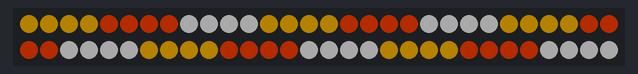
Bench run of a program on a simulated Raspberry Pi Pico running MicroPython. Parts: 60 RGB LEDs in strip order, left to right, continuing on the next row. Dim RGB values are drawn brighter than linear.

Above: at 0.01 s.
At 0.62 s:
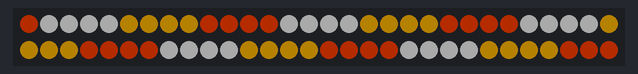
At 1.31 s:
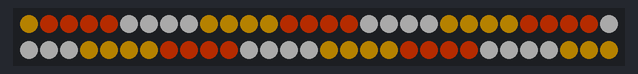

Measured:
- by itself, everything shown: repeats every 1.0 s, in 12 steps

The program:

08-candy-corn.py
```python
# Lab 08: Candy Corn
# Filename: 08-candy-corn.py
# Version: 1.0.0
# Not yet tested on hardware.
#
# Stripes of yellow, orange and white, like a piece of candy corn, slide
# along the strip. The % (modulo) operator repeats the stripes forever.

from machine import Pin
from neopixel import NeoPixel
from utime import sleep
import config

# hardware settings from config.py
NEOPIXEL_PIN = config.NEOPIXEL_PIN
NUMBER_PIXELS = config.NUMBER_PIXELS
BRIGHTNESS = config.BRIGHTNESS

strip = NeoPixel(Pin(NEOPIXEL_PIN), NUMBER_PIXELS)

DELAY = 0.08             # seconds between steps - smaller is faster
STRIPE_WIDTH = 4         # how many pixels wide each stripe is

yellow = (255, 180, 0)
orange = (255, 60, 0)
white = (180, 180, 180)
stripes = [yellow, orange, white]

# return a color scaled by a number from 0.0 (off) to 1.0 (full),
# and also by BRIGHTNESS so the strip is safe on battery power
def fade(color, amount):
    scale = amount * BRIGHTNESS
    return (int(color[0] * scale), int(color[1] * scale), int(color[2] * scale))

offset = 0
while True:
    for i in range(NUMBER_PIXELS):
        # which stripe is pixel i in? divide by the width, then wrap with %
        stripe = ((i + offset) // STRIPE_WIDTH) % len(stripes)
        strip[i] = fade(stripes[stripe], 1)
    strip.write()
    sleep(DELAY)
    offset += 1          # move every stripe one pixel for the next step
```

config.py
```python
# Halloween Costume Kit Configuration file
# Filename: config.py
# Version: 1.0.0
#
# This file contains the hardware configuration for the Halloween costume kit.
# It is imported by each program.
#
# The kit has a 60-pixel NeoPixel strip on GPIO 0 and one push button
# wired from GPIO 15 to GND.
NEOPIXEL_PIN = 0
NUMBER_PIXELS = 60
BUTTON_PIN = 15

# 60 pixels at full brightness can pull more than 3 amps, which is too much
# for a USB battery pack. Every program multiplies its colors by this number.
# 0.25 means one quarter brightness. Keep it at 0.3 or lower on battery power.
BRIGHTNESS = 0.25
```
